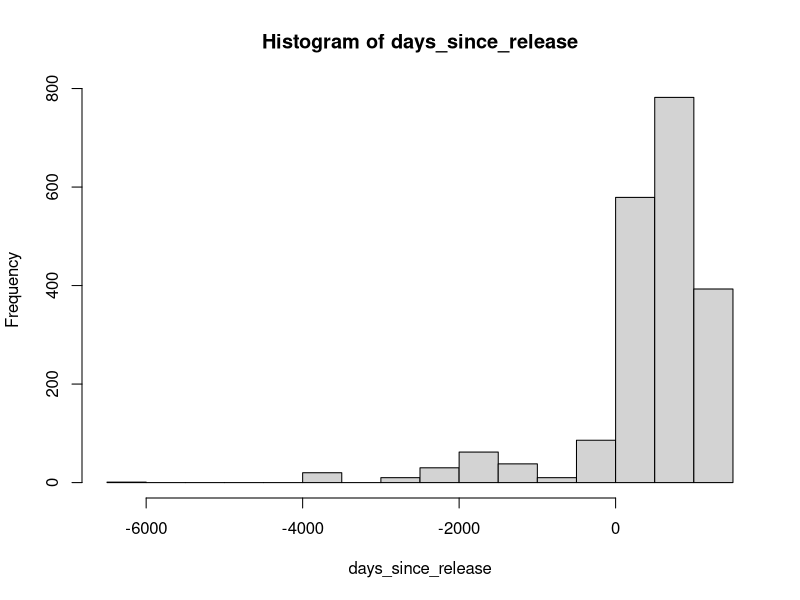
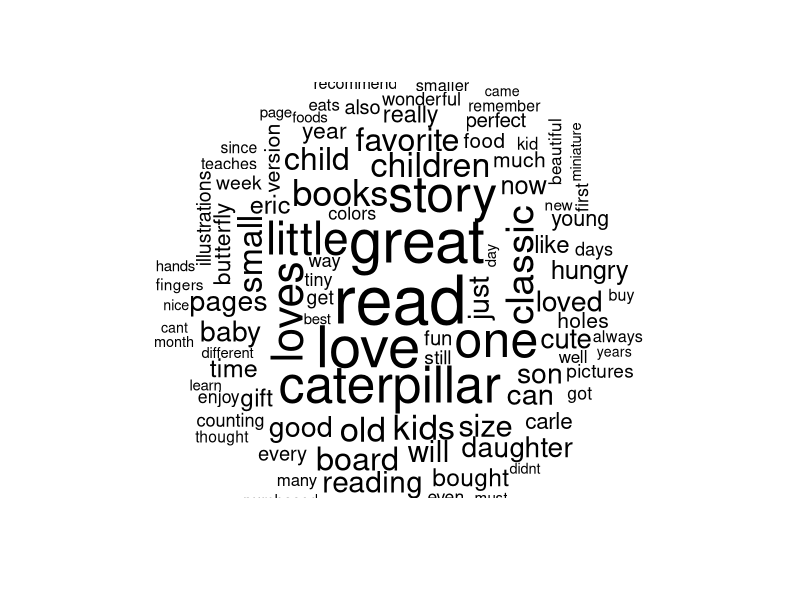
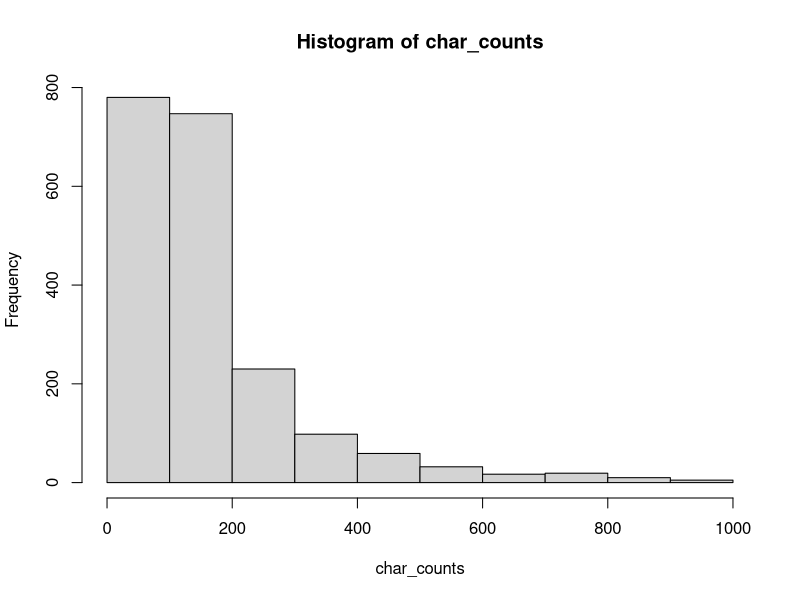
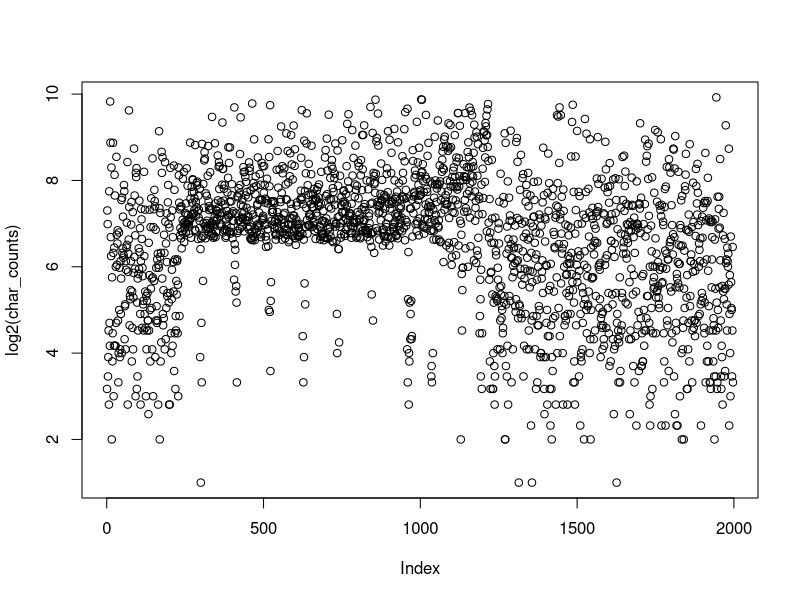

These charts were generated, in order, by the following R code:
# Install ggplot2 if necessary
if (!require("ggplot2")) install.packages("ggplot2")
if (!require("tm")) install.packages("tm")
if (!require("wordcloud")) install.packages("wordcloud")

library("ggplot2")
library("wordcloud")

# Read in reviews dataset
reviews = read.csv("datasets/hungry_caterpillar.csv", header = FALSE)

# Remove unnecessary columns
useful <- reviews[1,1:10]

# Convert review dates to sensible format
dates <- reviews[,7]
reviews[,7] = as.Date(dates, "on %B %d, %Y")

release_date <- as.Date("2013-01-01")
days_since_release <- as.numeric(reviews[,7] - release_date)

hist(days_since_release)

titles <- reviews[,9]
View(table(titles))

review_body = reviews[,10]

# Review titled five stars
five_stars_reviews <- reviews[reviews[,9]=="Five Stars",10]
View(table(five_stars_reviews))

review_source <- VectorSource(review_body)
#review_source <- VectorSource(five_stars_reviews)
#review_source <- VectorSource(titles)

corpus <- Corpus(review_source)
corpus <- tm_map(corpus, content_transformer(tolower))
corpus <- tm_map(corpus, removePunctuation)
corpus <- tm_map(corpus, stripWhitespace)
corpus <- tm_map(corpus, removeWords, stopwords("english"))
corpus <- tm_map(corpus, removeWords, c('book', 'stars'))

dtm <- DocumentTermMatrix(corpus)
dtm2 <- as.matrix(dtm)
frequency <- colSums(dtm2)
frequency <- sort(frequency, decreasing=TRUE)
head(frequency, 20)
wordcloud(corpus, max.words = 100, random.order = FALSE)

body_vector <- as.vector(review_body)
char_counts <- nchar(body_vector[nchar(body_vector) < 1000])
#char_counts <- nchar(body_vector)

print(sum(char_counts)/length(body_vector))

hist(char_counts)
plot(log2(char_counts))
